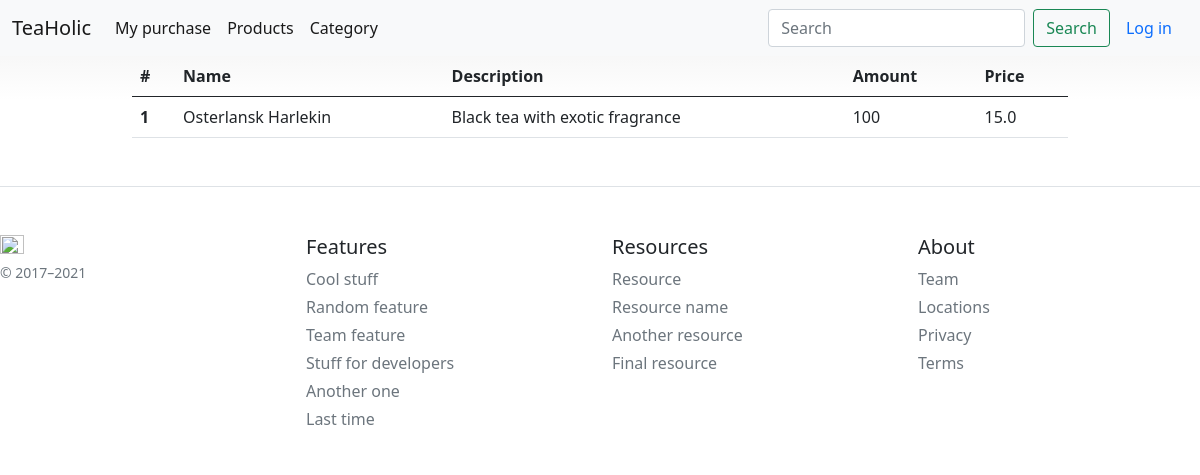
The app's page /product/2 with its own data.
### bboard/models.py (models this page shows)
class Product(models.Model):
    name = models.CharField(max_length=255)
    description = models.TextField(max_length=500)
    amount = models.IntegerField()
    price = models.FloatField()
    id_category = models.ForeignKey(Category, on_delete=models.CASCADE)

### bboard/views.py (the view)
# urls.py: path('product/<int:id>', views.product_from_category, name = 'product_from_category'),
def product_from_category(request, id):
    user = get_userprofile(request)
    products = Product.objects.filter(id_category=id)
    return render(request, 'bboard/basis/product.html', {'products': products,'user':user})

### bboard/services/services.py (called while the page is built)
def get_userprofile(request):
    if request.user.is_authenticated:
        user = request.user
        return user
    else:
        return None

### bboard/templates/bboard/basis/product.html (shortened to what this page needs)
{% extends "bboard/basis/base.html" %}
{% block content %}
<div class="container">
    {% if products|length %}
        <table class="table">
            <thead>
            <tr>
                <th scope="col">#</th>
                <th scope="col">Name</th>
                <th scope="col">Description</th>
                <th scope="col">Amount</th>
                <th scope="col">Price</th>
            </tr>
            </thead>
    {% for product in products  %}
            <tr>
                <th scope="row">{{ forloop.counter }}</th>
                <td >{{ product.name}}</td>
                <td >{{ product.description}}</td>
                <td >{{ product.amount}}</td>
                <td >{{ product.price}}</td>
            </tr>
    {% endfor %}
        </table>
    {% else  %}
        <p>No products found in the category. </p>
    {% endif %}
</div>
{% endblock %}

### bboard/static/bboard/css/pricing.css (style rules this page uses)
body { background-image: linear-gradient(180deg, #eee, #fff 100px, #fff); }
.container { max-width: 960px; }

### records on screen
Product: name "Osterlansk Harlekin", description "Black tea with exotic fragrance", amount "100", price "15.0"
